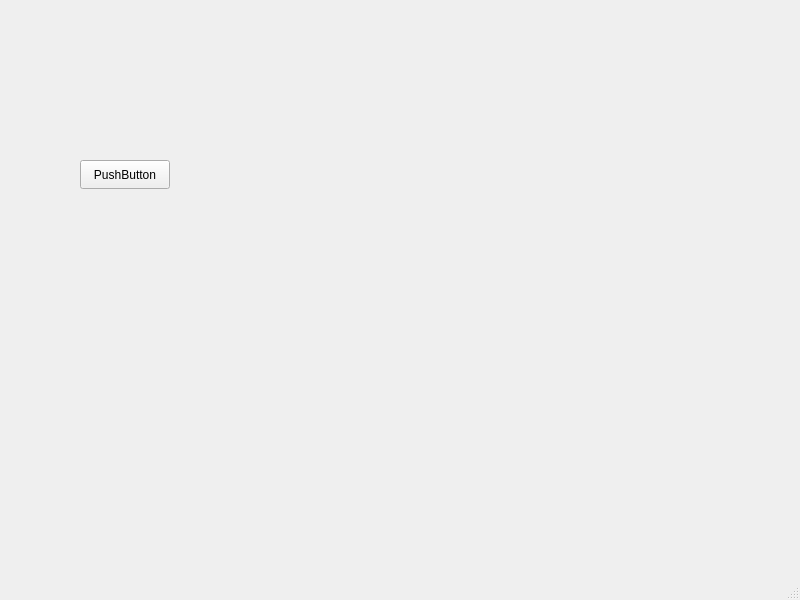
<?xml version="1.0" encoding="UTF-8"?>
<ui version="4.0">
 <class>MainWindow</class>
 <widget class="QMainWindow" name="MainWindow">
  <property name="geometry">
   <rect>
    <x>0</x>
    <y>0</y>
    <width>800</width>
    <height>600</height>
   </rect>
  </property>
  <property name="windowTitle">
   <string>MainWindow</string>
  </property>
  <widget class="QWidget" name="centralwidget">
   <widget class="QPushButton" name="pushButton">
    <property name="geometry">
     <rect>
      <x>80</x>
      <y>160</y>
      <width>90</width>
      <height>29</height>
     </rect>
    </property>
    <property name="text">
     <string>PushButton</string>
    </property>
   </widget>
  </widget>
  <widget class="QMenuBar" name="menubar">
   <property name="geometry">
    <rect>
     <x>0</x>
     <y>0</y>
     <width>800</width>
     <height>25</height>
    </rect>
   </property>
  </widget>
  <widget class="QStatusBar" name="statusbar"/>
 </widget>
 <resources/>
 <connections/>
</ui>
